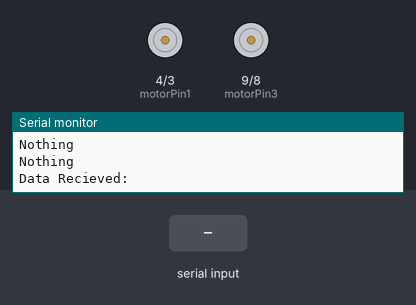
Recording of a sketch running on a simulated Arduino Uno, built with avr-gcc and run on an emulated ATmega328P. Shown: motor-driver pin pairs drawn as motors (green arrow = first pin HIGH = forward, orange = second pin HIGH = backward, longer = more drive, scaled by the enable pin), the last lines printed to the serial monitor. The test bench sets the inputs (shaded band).

Above: at 1.2 s.
1.3 s: "90 45\n" received over Serial
At 3.0 s:
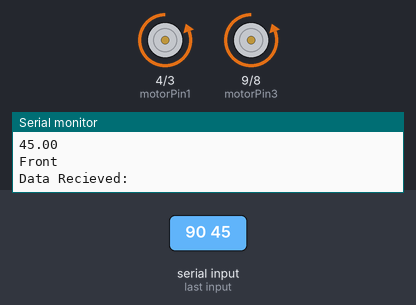
4.3 s: "30 150\n" received over Serial
At 7.1 s:
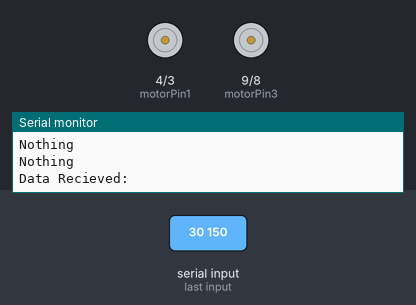
7.3 s: "1 90\n" received over Serial
At 8.8 s:
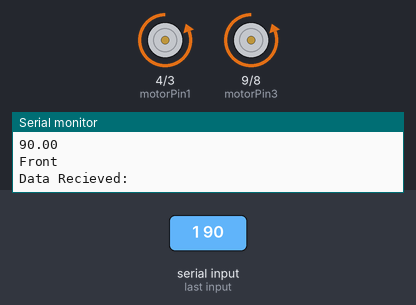
Timing chart, 0 to 10.8 s (numbered marks = the images above; inputs shaded):
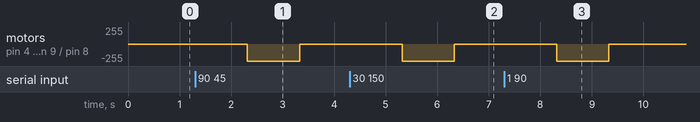

The sketch:

Halbot_Code.ino
```cpp
//L293D
//Motor A
#define ENABLE 5
#define motorPin1 4  // Pin 15 of L293
#define motorPin2 3  // Pin 10 of L293
//Motor B
#define ENABLE_2 10
#define motorPin3 9  // Pin  7 of L293
#define motorPin4 8  // Pin  2 of L293

int direction = 0;
// float x = 0;
// float y = 0;

void setup() {
  //Set pins as outputs
  pinMode(ENABLE,OUTPUT);
  pinMode(ENABLE_2,OUTPUT);


  pinMode(motorPin1, OUTPUT);
  pinMode(motorPin2, OUTPUT);
  pinMode(motorPin3, OUTPUT);
  pinMode(motorPin4, OUTPUT);

  Serial.begin(9600);
}

void loop() {

  Serial.println("Data Recieved:");

  String one = Serial.readString();
  Serial.println(one);
  //String y = Serial.readString();

  //String z = Serial.readString();
  String first = "";
  String second = "";
  for(int i = 0; i < one.length(); i++) {
    if(one.charAt(i) == ' ') {
      first = one.substring(0, i);
      second = one.substring(i + 1);
    }
  }

  // Values obtained when phone is held in neutral position
  float xRotInitial = 0.0;
  float yRotInitial = -1.5;
  //float zRotInitial = 0.0;

  // Values obtained when phone is adjusted
  float xRotFinal = first.toFloat();
  float yRotFinal = second.toFloat();
  //float zRotFinal = z.toFloat();

  Serial.println(xRotFinal);
  Serial.println(yRotFinal);


  // Change between final and initial positions
  float xRotChange = xRotFinal - xRotInitial;
  float yRotChange = yRotFinal - yRotInitial;
  //float zRotChange = 0;

  if(yRotFinal == 0.0 && xRotFinal == 0.0) {
    direction = 0;
    Serial.println("Nothing");
  }

  // Order of If statements: Front, Backward, Right, Left
  if(yRotFinal == 0.0 && xRotFinal == 0.0) {
    direction = 0;
    Serial.println("Nothing");
    } else if (yRotFinal > -0.7) {
      direction = 1;
      Serial.println("Front");
    } else if (yRotFinal < -2.2) {
      direction = -1;
      Serial.println("Back");
    } else if (xRotFinal > 0.7) {
      direction = 2;
      Serial.println("Right");
    } else if (xRotFinal < -0.7) {
      direction = -2;
      Serial.println("Left");
    } else {
      direction = 0;
      Serial.println("Nothing");
  }

  delay(10);


    //Motor Control - Motor A: motorPin1,motorpin2 & Motor B: motorpin3,motorpin4
  if (direction == 1) {
    //This code  will turn Motor A and Motor B clockwise (backwards)

    analogWrite(ENABLE, 255);
    analogWrite(ENABLE_2, 255);

    digitalWrite(motorPin1, LOW);
    digitalWrite(motorPin2, HIGH);
    digitalWrite(motorPin3, LOW);
    digitalWrite(motorPin4, HIGH);
  } else if (direction == -1) {
    //This code will turn Motor A and motor B counter-clockwise (forwards)

    analogWrite(ENABLE, 255);
    analogWrite(ENABLE_2, 255);

    digitalWrite(motorPin1, HIGH);
    digitalWrite(motorPin2, LOW);
    digitalWrite(motorPin3, HIGH);
    digitalWrite(motorPin4, LOW);
  } else if (direction == 2) {
    // Turn Right
    analogWrite(ENABLE, 255);
    analogWrite(ENABLE_2, 255);

    digitalWrite(motorPin1, HIGH);
    digitalWrite(motorPin2, LOW);
    digitalWrite(motorPin3, LOW);
    digitalWrite(motorPin4, HIGH);
  } else if (direction == -2) {
    // Turn Left
    analogWrite(ENABLE, 255);
    analogWrite(ENABLE_2, 255);

    digitalWrite(motorPin1, LOW);
    digitalWrite(motorPin2, HIGH);
    digitalWrite(motorPin3, HIGH);
    digitalWrite(motorPin4, LOW);
  } else {
    //And this code will stop motors

    digitalWrite(motorPin1, LOW);
    digitalWrite(motorPin2, LOW);
    digitalWrite(motorPin3, LOW);
    digitalWrite(motorPin4, LOW);
  }
  //delay(200);
}

// Directions
// x - pitch
// y - roll
// z - yaw
```

Measured:
- after the input at 1.3 s, motor on pin 4 (motorPin1) / pin 3 (motorPin2), motor on pin 9 (motorPin3) / pin 8 (motorPin4): stopped → backward 255/255 after 1.0 s, → stopped 1.0 s later
- after the input at 4.3 s, motor on pin 4 (motorPin1) / pin 3 (motorPin2), motor on pin 9 (motorPin3) / pin 8 (motorPin4): stopped → backward 255/255 after 1.0 s, → stopped 1.0 s later
- after the input at 7.3 s, motor on pin 4 (motorPin1) / pin 3 (motorPin2), motor on pin 9 (motorPin3) / pin 8 (motorPin4): stopped → backward 255/255 after 1.0 s, → stopped 1.0 s later
